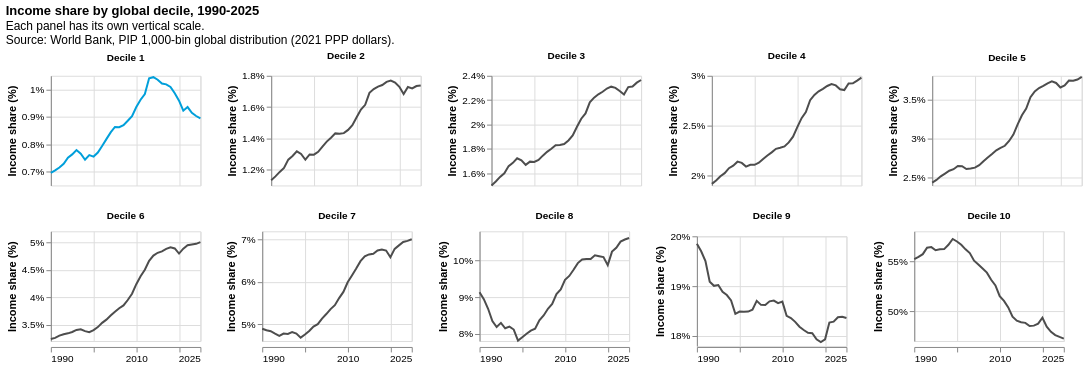

The notebook cell this image was saved under:
### Markdown cell above
### Visualization 1. Income share by global decile

One panel per decile. Each panel has its own vertical scale to show the shape of each series, so heights cannot be compared across panels. Decile 1 is shown in blue.

### Code cell
plot_df = deciles.copy()
plot_df['decile_label'] = 'Decile ' + plot_df['decile'].astype(str)
plot_df['is_d1'] = plot_df['decile'] == 1
order = [f'Decile {i}' for i in range(1, 11)]

base = alt.Chart(plot_df).encode(
    x=alt.X('year:Q', title=None, axis=alt.Axis(format='d', values=YEAR_TICKS)),
    y=alt.Y(
        'share:Q',
        title='Income share (%)',
        scale=alt.Scale(zero=False),
        axis=alt.Axis(labelExpr="datum.value + '%'"),
    ),
    color=alt.condition('datum.is_d1', alt.value('#009FDA'), alt.value('#4d4d4d')),
)

chart = (
    base.mark_line(strokeWidth=2)
    .properties(width=150, height=110)
    .facet(
        facet=alt.Facet('decile_label:N', sort=order, title=None, header=alt.Header(labelFontWeight='bold')),
        columns=5,
    )
    .resolve_scale(y='independent')
    .properties(
        title=alt.TitleParams(
            f'Income share by global decile, {START_YEAR}-{END_YEAR}',
            subtitle=[
                'Each panel has its own vertical scale.',
                SOURCE,
            ],
        )
    )
)
chart.save(str(DRAFT_DIR / '01_deciles_small_multiples.png'), scale_factor=2)
chart

### Figure 1 — Vega-Lite specification as saved in the notebook (floating-point values rounded to 4 significant figures; data arrays with more than 128 entries replaced by an {"elided": "..."} marker saying what was removed)
{"config": {"view": {"continuousWidth": 300, "continuousHeight": 300}}, "data": {"name": "data-9fdacc272a47f7cd2c7dd83f4cd34a29"}, "facet": {"field": "decile_label", "header": {"labelFontWeight": "bold"}, "sort": ["Decile 1", "Decile 2", "Decile 3", "Decile 4", "Decile 5", "Decile 6", "Decile 7", "Decile 8", "Decile 9", "Decile 10"], "title": null, "type": "nominal"}, "spec": {"mark": {"type": "line", "strokeWidth": 2}, "encoding": {"color": {"condition": {"test": "datum.is_d1", "value": "#009FDA"}, "value": "#4d4d4d"}, "x": {"axis": {"format": "d", "values": [1990, 2000, 2010, 2020, 2025]}, "field": "year", "title": null, "type": "quantitative"}, "y": {"axis": {"labelExpr": "datum.value + '%'"}, "field": "share", "scale": {"zero": false}, "title": "Income share (%)", "type": "quantitative"}}, "height": 110, "width": 150}, "columns": 5, "resolve": {"scale": {"y": "independent"}}, "title": {"text": "Income share by global decile, 1990-2025", "subtitle": ["Each panel has its own vertical scale.", "Source: World Bank, PIP 1,000-bin global distribution (2021 PPP dollars)."]}, "$schema": "https://vega.github.io/schema/vega-lite/v6.4.1.json", "datasets": {"data-9fdacc272a47f7cd2c7dd83f4cd34a29": {"elided": "360 records"}}}
